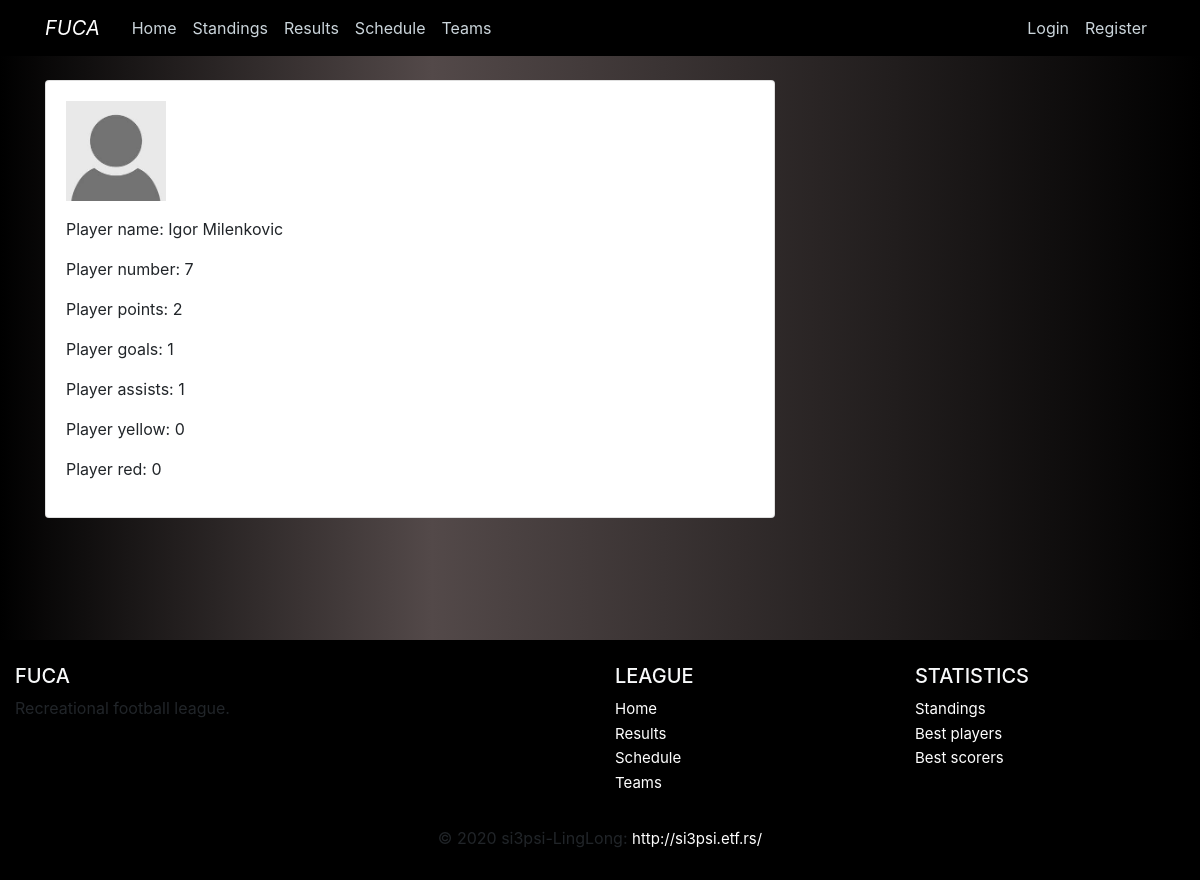
Page /player/2 on the committed database.
### fuca/models.py (models this page shows, shortened)
class Player(db.Model, UserMixin):
    __tablename__ = 'player'
    id          = db.Column(db.Integer,     primary_key=True)
    name        = db.Column(db.String(100), nullable=False)
    birthdate   = db.Column(db.DateTime,    nullable=False)
    number      = db.Column(db.Integer,     nullable=False)
    image       = db.Column(db.String(20),  nullable=False, default='default.jpg')
    email       = db.Column(db.String(120), unique=True,    nullable=False)
    password    = db.Column(db.String(200))
    registered  = db.Column(db.Boolean, default=False)
    is_admin    = db.Column(db.Boolean, default=False)
    team_id     = db.Column(db.Integer, db.ForeignKey('team.id'), nullable=False)
    statistics  = db.relationship('Statistics', backref='player', lazy=True)
    @property
    def goals(self):
        goals = 0
        for stat in self.statistics:
            goals += stat.goals
        return goals
    @property
    def assists(self):
        assists = 0
        for stat in self.statistics:
            assists += stat.assists
        return assists
    @property
    def red(self):
        red = 0
        for stat in self.statistics:
            red += stat.red
        return red
    @property
    def yellow(self):
        yellow = 0
        for stat in self.statistics:
            yellow += stat.yellow
        return yellow
    @property
    def points(self):
        return self.goals + self.assists - self.yellow - 2 * self.red

class Statistics(db.Model):
    __tablename__ = 'statistics'
    id          = db.Column(db.Integer, primary_key=True)
    goals       = db.Column(db.Integer, nullable=False)
    assists     = db.Column(db.Integer, nullable=False)
    yellow      = db.Column(db.Integer, nullable=False)
    red         = db.Column(db.Integer, nullable=False)
    player_id   = db.Column(db.Integer, db.ForeignKey('player.id'), nullable=False)
    match_id    = db.Column(db.Integer, db.ForeignKey('match.id'),  nullable=False)

### fuca/main/routes.py (the view)
@main.route("/player/<int:id>")
def player(id):
    player = Player.query.get_or_404(id)
    if player.is_admin:
        return render_template('errors/404.html'), 404
    image_file = url_for('static', filename='images/players/{}'.format(player.image))
    return render_template('home/player.html', player=player, image_file=image_file, title=player.name)

### fuca/templates/home/player.html
{% extends 'home/layout.html' %}
{% block content %}
<div class="card">
    <div class="card-body">
    <p><img src="{{ image_file }}" width="100"></p>
    <p>Player name: {{ player.name }}</p>
    <p>Player number: {{ player.number }}</p>
    <p>Player points: {{ player.points }}</p>
    <p>Player goals: {{ player.goals }}</p>
    <p>Player assists: {{ player.assists }}</p>
    <p>Player yellow: {{ player.yellow }}</p>
    <p>Player red: {{ player.red }}</p>
    </div>
</div>
{% endblock content %}

### fuca/static/main.css (style rules this page uses)
body { margin-top: 5rem; }
.dark-background { background: rgb(0,0,0); background: linear-gradient(90deg, rgba(0,0,0,1) 0%, rgba(83,73,73,1) 36%, rgba(0,0,0,1) 100%); }

### rows in the picture
Player: name "Igor Milenkovic", number "7"
Statistics: points "2", goals "1", assists "1", yellow "0", red "0"
